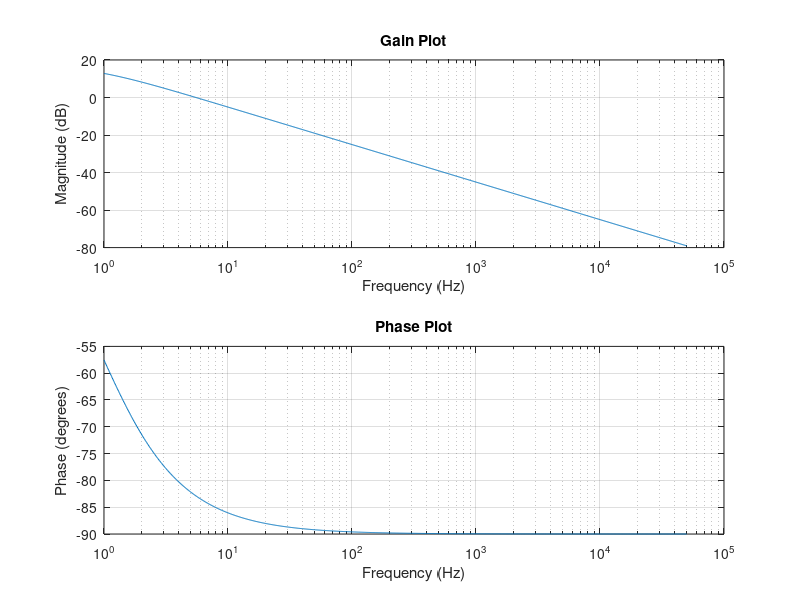

This figure's MATLAB source:
clc;
clear all;
close all;

%% Given 

% Plant Parameters 
L = 1e-3; 
Co = 3e-3; 
Vo = 1000; 
Po = 10e3; 
d = 0.322; 
Vin = 638; 
esr = 0; 
R_non = 66.67; 

% PI Parameters 
kp = 0.105;
ti = 1.5; 
 
%% Defining frequency vector in Hertz up to 50 kHz 
freq_Hz = logspace(0, log10(50000), 1000); % Frequency in Hertz

%% Convert frequency from Hertz to rad/s
freq_rad_s = 2 * pi * freq_Hz; % Conversion to radians per second

%% Transfer function - Plant 

s = tf('s'); 

% Numerator 
N = R_non;  
 
% Denominator 
D =  1 + s*R_non*Co;  

Gp = (N/D); 

%% Transfer function of PI controller 

num = [kp*ti kp];
den = [ti 0]; 

Gc = tf(num, den); 

%% Compensated System
G = Gp * Gc; 

%% Bode Plot

% Retrieve Bode plot data
[mag, phase, wout] = bode(G, freq_rad_s);

% Convert frequencies from rad/s to Hz
freq_Hz_from_bode = wout / (2 * pi);

% Plot magnitude and phase on separate plots
figure;
subplot(2,1,1);
semilogx(freq_Hz_from_bode, 20*log10(squeeze(mag)));
xlabel('Frequency (Hz)');
ylabel('Magnitude (dB)');
title('Gain Plot')
grid on;

subplot(2,1,2);
semilogx(freq_Hz_from_bode, squeeze(phase));
xlabel('Frequency (Hz)');
ylabel('Phase (degrees)');
title ('Phase Plot')
grid on;


